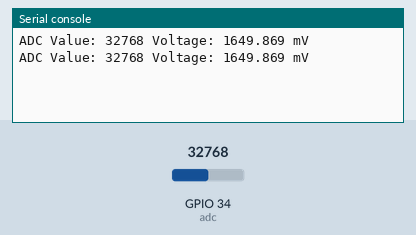
Simulated run of this program. Board: ESP32 board running MicroPython. On the bench: the last lines printed to the serial console. The test bench sets the inputs (shaded band); at power-on: GPIO 34 (adc) = 32768 (analog values on the 0–65535 scale).

Above: at 1.2 s.
1.3 s: GPIO 34 (adc) set to 45874
At 2.6 s:
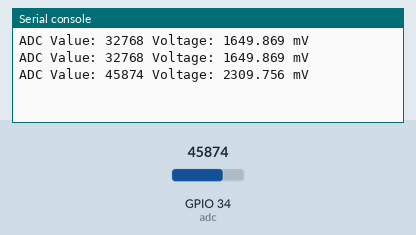
2.8 s: GPIO 34 (adc) set to 57670
At 3.8 s:
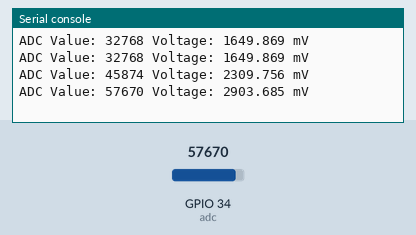
Timing chart, 0 to 5.8 s (numbered marks = the images above; inputs shaded):
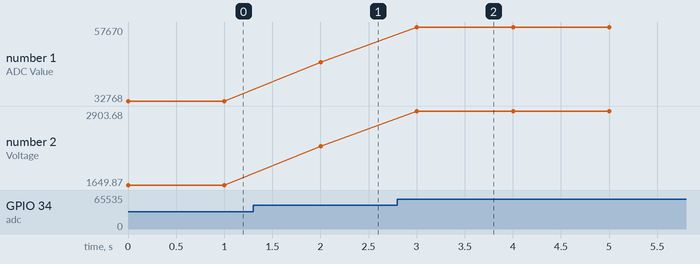

Measured:
- after the input at 1.3 s, the serial console: prints a new line after 0.70 s (image 1)
- after the input at 2.8 s, the serial console: prints a new line after 0.20 s (image 2)
- plotted number 1: 32768 → 45874 after the input at 1.3 s, 45874 → 57670 after the input at 2.8 s
- plotted number 2: 1649.87 → 2309.76 after the input at 1.3 s, 2309.76 → 2903.68 after the input at 2.8 s

The program:

ADC.py
```python
from machine import Pin, ADC
from time import sleep


while True:
    adc   = ADC(Pin(34))
    value = adc.read_u16()
    Voltage = value * 0.05035
    print('ADC Value:',value, 'Voltage:',Voltage,'mV')
    sleep(1)

    # max 65535     3.3V
    # min 0         0V
```
